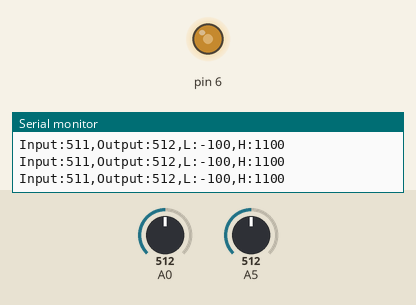
The sketch below on a simulated Arduino Uno, built with avr-gcc and run on an emulated ATmega328P. Shown: output pins drawn as LEDs (lit = HIGH), the last lines printed to the serial monitor. The test bench sets the inputs (shaded band); at power-on: A0 = 512, A5 = 512.

Above: at 1.2 s.
1.3 s: A0 set to 26
At 1.9 s:
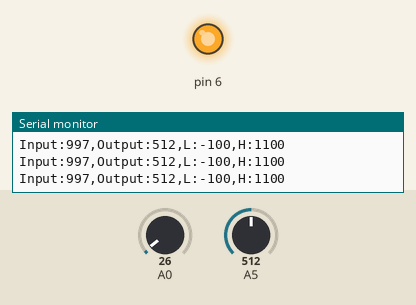
2.8 s: A0 set to 22
At 4.2 s:
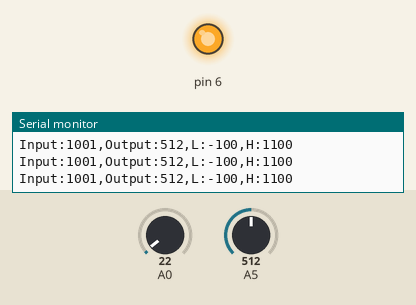
5.8 s: A0 set to 1023
At 6.4 s:
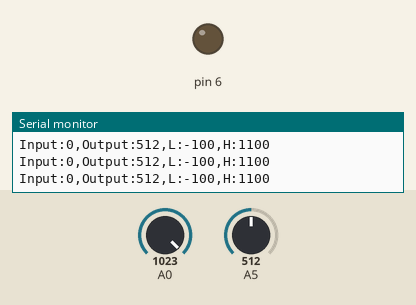
7.3 s: A0 set to 1000
At 8.2 s:
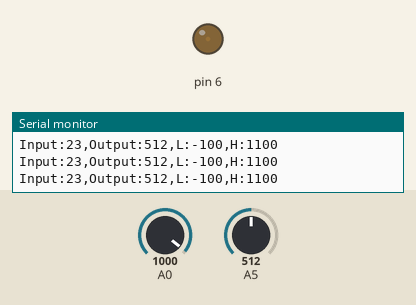
8.8 s: A0 set to 934
At 9.2 s:
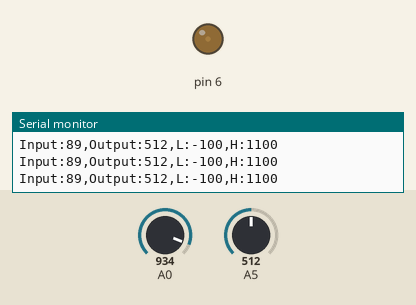
11.8 s: A0 set to 911
At 12.2 s:
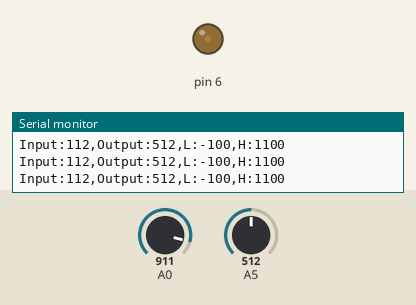
Timing chart, 0 to 14.3 s (numbered marks = the images above; inputs shaded):
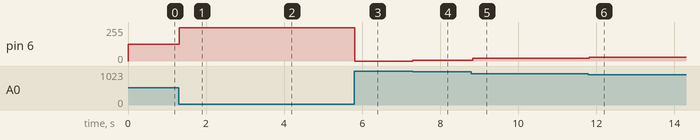

Measured:
- after the input at 1.3 s, pin 6: 127/255 → 249/255 at once
- after the input at 2.8 s, pin 6: 249/255 → 250/255 at once
- after the input at 5.8 s, pin 6: 250/255 → 0/255 at once
- after the input at 7.3 s, pin 6: 0/255 → 5/255 at once
- after the input at 8.8 s, pin 6: 5/255 → 22/255 at once
- after the input at 11.8 s, pin 6: 22/255 → 28/255 at once

The sketch:

Sketch2_4.ino
```cpp
// Sketch2_4.ino
void setup() {
  Serial.begin(9600);  // シリアル通信の初期化
  pinMode(A0, INPUT);  // ポテンショメーターからの入力
  pinMode(6, OUTPUT);  // アナログ（PWM）出力
  pinMode(A5, INPUT);  // PWM出力をアナログ入力
}

void loop() {
  // ポテンショメーターからの入力を反転
  int analogInput = 1023 - analogRead(A0);

  // ポテンショメーターからの入力をアナログ（PWM）出力
  analogWrite(6, analogInput / 4);

  // ポテンショメーターからの入力(反転値)をシリアルプロッターに出力
  Serial.print("Input:");
  Serial.print(analogInput);
  Serial.print(",");

  // アナログ出力をシリアルプロッターに出力
  Serial.print("Output:");
  Serial.print(analogRead(A5));
  Serial.print(",");

  // シリアルプロッター表示の範囲を設定
  Serial.println("L:-100,H:1100");
}
```
